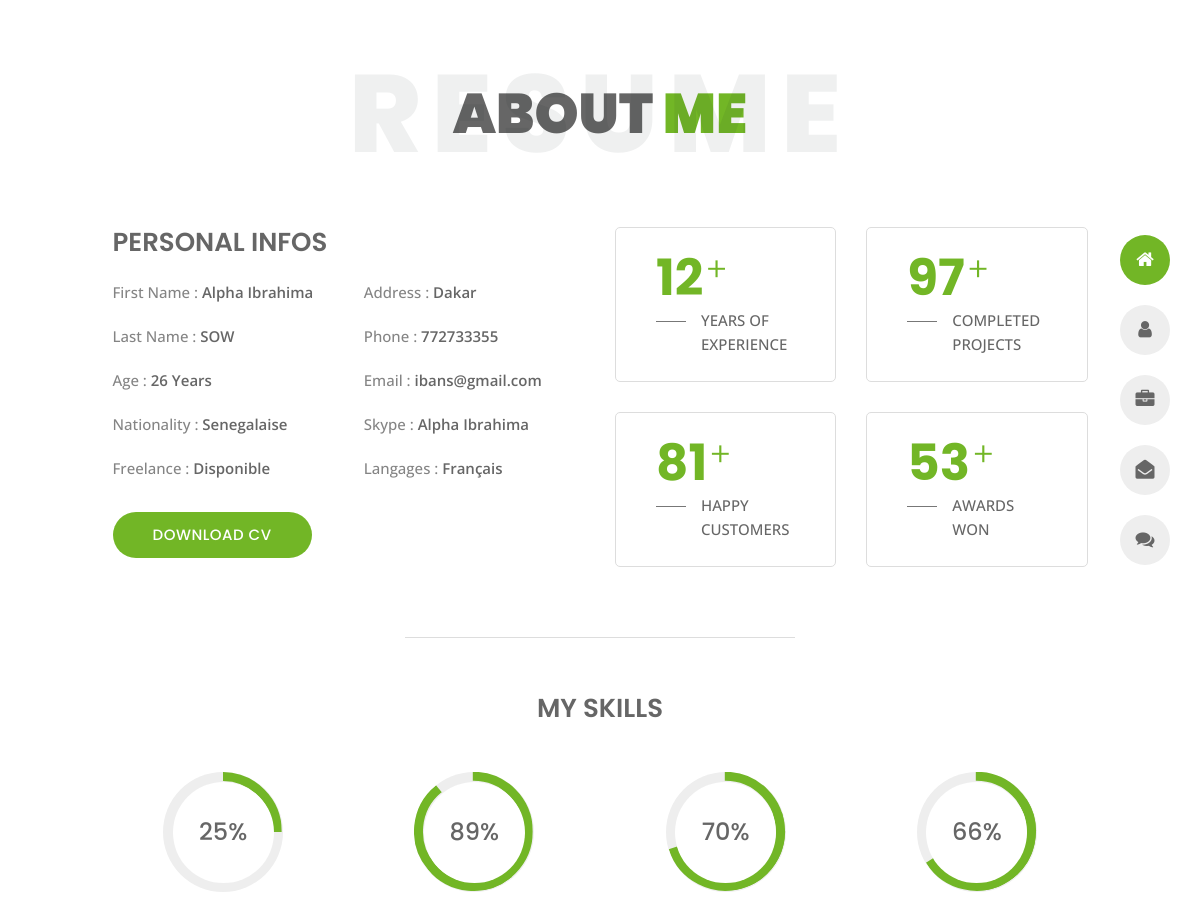
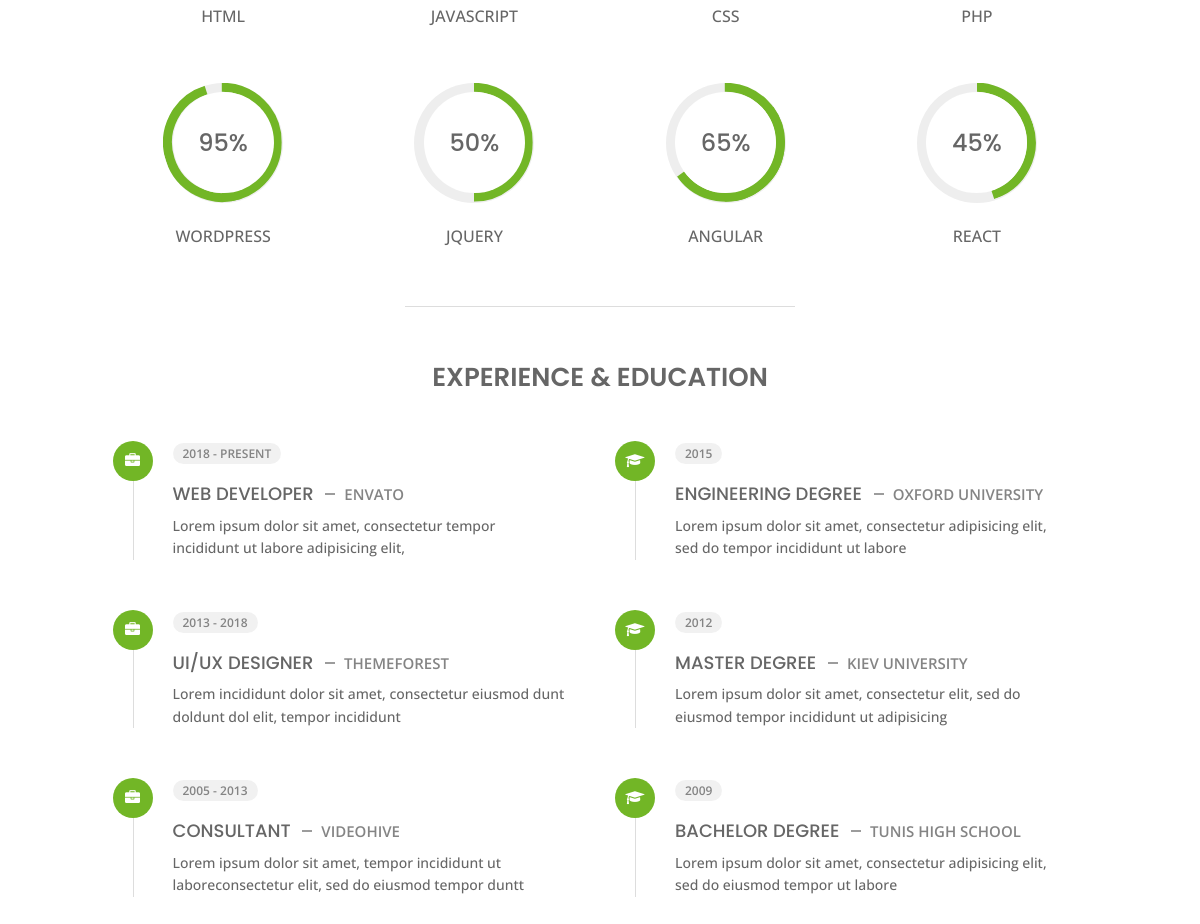
The page /about/ on the database its author committed (2 pictures, top to bottom).
### resume/models.py (models this page shows, shortened)
class Resume(models.Model):
    Age = models.CharField(max_length=30)
    Phone = models.CharField(max_length=15)
    Email = models.CharField(max_length=30)
    Skype = models.CharField(max_length=30)
    Address = models.CharField(max_length=30)
    Langages = models.CharField(max_length=30)
    LastName = models.CharField(max_length=30)
    FirstName = models.CharField(max_length=30)
    Nationality = models.CharField(max_length=30)
    Freelance = models.CharField(max_length=30, default="Disponible")

### resume/views.py (the view)
# urls.py: path('about/', views.about, name='about'),
def about(request):
    resume = Resume.objects.get(pk=1)
    return render(request, 'resume/about.html', {'resume':resume})

### resume/templates/resume/about.html (shortened to what this page needs)
{% extends 'resume/base.html' %}
{% block bodyClass %}
    about light
{% endblock bodyClass %}
{% block content %}
    <section class="title-section text-left text-sm-center revealator-slideup revealator-once revealator-delay1">
        <h1>ABOUT <span>ME</span></h1>
        <span class="title-bg">Resume</span>
    </section>
    <section class="main-content revealator-slideup revealator-once revealator-delay1">
        <div class="container">
            <div class="row">
                <div class="col-12 col-lg-5 col-xl-6">
                    <div class="row">
                        <div class="col-12">
                            <h3 class="text-uppercase custom-title mb-0 ft-wt-600">personal infos</h3>
                        </div>
                        <div class="col-6">
                            <ul class="about-list list-unstyled open-sans-font">
                                <li> <span class="title">first name :</span> <span class="value d-block d-sm-inline-block d-lg-block d-xl-inline-block">{{resume.FirstName}} </span> </li>
                                <li> <span class="title">last name :</span> <span class="value d-block d-sm-inline-block d-lg-block d-xl-inline-block">{{resume.LastName}}</span> </li>
                                <li> <span class="title">Age :</span> <span class="value d-block d-sm-inline-block d-lg-block d-xl-inline-block">{{resume.Age}} Years</span> </li>
                                <li> <span class="title">Nationality :</span> <span class="value d-block d-sm-inline-block d-lg-block d-xl-inline-block">{{resume.Nationality}}</span> </li>
                                <li> <span class="title">Freelance :</span> <span class="value d-block d-sm-inline-block d-lg-block d-xl-inline-block">{{resume.Freelance}}</span> </li>
                            </ul>
                        </div>
                        <div class="col-6">
                            <ul class="about-list list-unstyled open-sans-font">
                                <li> <span class="title">Address :</span> <span class="value d-block d-sm-inline-block d-lg-block d-xl-inline-block">{{resume.Address}}</span> </li>
                                <li> <span class="title">phone :</span> <span class="value d-block d-sm-inline-block d-lg-block d-xl-inline-block">{{resume.Phone}}</span> </li>
                                <li> <span class="title">Email :</span> <span class="value d-block d-sm-inline-block d-lg-block d-xl-inline-block">{{resume.Email}}</span> </li>
                                <li> <span class="title">Skype :</span> <span class="value d-block d-sm-inline-block d-lg-block d-xl-inline-block">{{resume.Skype}}</span> </li>
                                <li> <span class="title">langages :</span> <span class="value d-block d-sm-inline-block d-lg-block d-xl-inline-block">{{resume.Langages}}</span> </li>
                            </ul>
                        </div>
                        <div class="col-12 mt-3">
                            <a href="about.html" class="btn btn-download">Download CV</a>
                        </div>
                    </div>
                </div>
                <div class="col-12 col-lg-7 col-xl-6 mt-5 mt-lg-0">
                    <div class="row">
                        <div class="col-6">
                            <div class="box-stats with-margin">
                                <h3 class="poppins-font position-relative">12</h3>
                                <p class="open-sans-font m-0 position-relative text-uppercase">years of <span class="d-block">experience</span></p>
                            </div>
                        </div>
                        <div class="col-6">
                            <div class="box-stats with-margin">
                                <h3 class="poppins-font position-relative">97</h3>
                                <p class="open-sans-font m-0 position-relative text-uppercase">completed <span class="d-block">projects</span></p>
                            </div>
                        </div>
                        <div class="col-6">
                            <div class="box-stats">
                                <h3 class="poppins-font position-relative">81</h3>
                                <p class="open-sans-font m-0 position-relative text-uppercase">Happy<span class="d-block">customers</span></p>
                            </div>
                        </div>
                        <div class="col-6">
                            <div class="box-stats">
                                <h3 class="poppins-font position-relative">53</h3>
                                <p class="open-sans-font m-0 position-relative text-uppercase">awards <span class="d-block">won</span></p>
                            </div>
                        </div>
                    </div>
                </div>
            </div>
            <hr class="separator">
            <div class="row">
                <div class="col-12">
                    <h3 class="text-uppercase pb-4 pb-sm-5 mb-3 mb-sm-0 text-left text-sm-center custom-title ft-wt-600">My Skills</h3>
                </div>
                <div class="col-6 col-md-3 mb-3 mb-sm-5">
                    <div class="c100 p25">
                        <span>25%</span>
                    </div>
                    <h6 class="text-uppercase open-sans-font text-center mt-2 mt-sm-4">html</h6>
                </div>
                <div class="col-6 col-md-3 mb-3 mb-sm-5">
                    <div class="c100 p89">
                        <span>89%</span>
                    </div>
                    <h6 class="text-uppercase open-sans-font text-center mt-2 mt-sm-4">javascript</h6>
                </div>
                <div class="col-6 col-md-3 mb-3 mb-sm-5">
                    <div class="c100 p70">
                        <span>70%</span>
                    </div>
                    <h6 class="text-uppercase open-sans-font text-center mt-2 mt-sm-4">css</h6>
                </div>
                <div class="col-6 col-md-3 mb-3 mb-sm-5">
                    <div class="c100 p66">
                        <span>66%</span>
                    </div>
                    <h6 class="text-uppercase open-sans-font text-center mt-2 mt-sm-4">php</h6>
                </div>
                <div class="col-6 col-md-3 mb-3 mb-sm-5">
                    <div class="c100 p95">
                        <span>95%</span>
                    </div>
                    <h6 class="text-uppercase open-sans-font text-center mt-2 mt-sm-4">wordpress</h6>
                </div>
                <div class="col-6 col-md-3 mb-3 mb-sm-5">
                    <div class="c100 p50">
                        <span>50%</span>
                    </div>
                    <h6 class="text-uppercase open-sans-font text-center mt-2 mt-sm-4">jquery</h6>
                </div>
                <div class="col-6 col-md-3 mb-3 mb-sm-5">
                    <div class="c100 p65">
                        <span>65%</span>
                    </div>
                    <h6 class="text-uppercase open-sans-font text-center mt-2 mt-sm-4">angular</h6>
                </div>
                <div class="col-6 col-md-3 mb-3 mb-sm-5">
                    <div class="c100 p45">
                        <span>45%</span>
                    </div>
                    <h6 class="text-uppercase open-sans-font text-center mt-2 mt-sm-4">react</h6>
                </div>
            </div>
            <hr class="separator mt-1">
            <div class="row">
                <div class="col-12">
                    <h3 class="text-uppercase pb-5 mb-0 text-left text-sm-center custom-title ft-wt-600">Experience <span>&</span> Education</h3>
                </div>
                <div class="col-lg-6 m-15px-tb">
                    <div class="resume-box">
                        <ul>
                            <li>
                                <div class="icon">
                                    <i class="fa fa-briefcase"></i>
                                </div>
                                <span class="time open-sans-font text-uppercase">2018 - Present</span>
                                <h5 class="poppins-font text-uppercase">Web Developer <span class="place open-sans-font">Envato</span></h5>
                                <p class="open-sans-font">Lorem ipsum dolor sit amet, consectetur tempor incididunt ut labore adipisicing elit, </p>
                            </li>
                            <li>
                                <div class="icon">
                                    <i class="fa fa-briefcase"></i>
                                </div>
                                <span class="time open-sans-font text-uppercase">2013 - 2018</span>
                                <h5 class="poppins-font text-uppercase">UI/UX Designer <span class="place open-sans-font">Themeforest</span></h5>
                                <p class="open-sans-font">Lorem incididunt dolor sit amet, consectetur eiusmod dunt doldunt dol elit, tempor incididunt</p>
                            </li>
                            <li>
                                <div class="icon">
                                    <i class="fa fa-briefcase"></i>
                                </div>
                                <span class="time open-sans-font text-uppercase">2005 - 2013</span>
                                <h5 class="poppins-font text-uppercase">Consultant <span class="place open-sans-font">Videohive</span></h5>
                                <p class="open-sans-font">Lorem ipsum dolor sit amet, tempor incididunt ut laboreconsectetur elit, sed do eiusmod tempor duntt</p>
                            </li>
                        </ul>
                    </div>
                </div>
                <div class="col-lg-6 m-15px-tb">
                    <div class="resume-box">
                        <ul>
                            <li>
                                <div class="icon">
                                    <i class="fa fa-graduation-cap"></i>
                                </div>
                                <span class="time open-sans-font text-uppercase">2015</span>
                                <h5 class="poppins-font text-uppercase">Engineering Degree <span class="place open-sans-font">Oxford University</span></h5>
                                <p class="open-sans-font">Lorem ipsum dolor sit amet, consectetur adipisicing elit, sed do tempor incididunt ut labore</p>
                            </li>
                            <li>
                                <div class="icon">
                                    <i class="fa fa-graduation-cap"></i>
                                </div>
                                <span class="time open-sans-font text-uppercase">2012</span>
                                <h5 class="poppins-font text-uppercase">Master Degree <span class="place open-sans-font">Kiev University</span></h5>
                                <p class="open-sans-font">Lorem ipsum dolor sit amet, consectetur elit, sed do eiusmod tempor incididunt ut adipisicing</p>
                            </li>
                            <li>
                                <div class="icon">
                                    <i class="fa fa-graduation-cap"></i>
                                </div>
                                <span class="time open-sans-font text-uppercase">2009</span>
                                <h5 class="poppins-font text-uppercase">Bachelor Degree <span class="place open-sans-font">Tunis High School</span></h5>
                                <p class="open-sans-font">Lorem ipsum dolor sit amet, consectetur adipisicing elit, sed do eiusmod tempor ut labore</p>
                            </li>
                        </ul>
                    </div>
                </div>
            </div>
        </div>
    </section>
{% endblock content %}

### resume/static/css/circle.css (style rules this page uses)
.c100 { position: relative; font-size: 120px; width: 1em; height: 1em; border-radius: 50%; float: left; margin: 0 0.1em 0.1em 0; background-color: #cccccc; }
.c100 *, .c100 *:before, .c100 *:after { -webkit-box-sizing: content-box; -moz-box-sizing: content-box; box-sizing: content-box; }
.c100 > span { position: absolute; width: 100%; z-index: 1; left: 0; top: 0; width: 5em; line-height: 5em; font-size: 0.2em; color: #cccccc; display: block; text-align: center; white-space: nowrap; -webkit-transition-property: all; -moz-transition-property: all; -o-transition-property: all; transition-property: all; -webkit-transition-duration: 0.2s; -moz-transition-duration: 0.2s; -o-transition-duration: 0.2s; transition-duration: 0.2s; -webkit-transition-timing-function: ease-out; -moz-transition-timing-function: ease-out; -o-transition-timing-function: ease-out; transition-timing-function: ease-out; }
.c100:after { position: absolute; top: 0.08em; left: 0.08em; display: block; content: " "; border-radius: 50%; background-color: #f5f5f5; width: 0.84em; height: 0.84em; -webkit-transition-property: all; -moz-transition-property: all; -o-transition-property: all; transition-property: all; -webkit-transition-duration: 0.2s; -moz-transition-duration: 0.2s; -o-transition-duration: 0.2s; transition-duration: 0.2s; -webkit-transition-timing-function: ease-in; -moz-transition-timing-function: ease-in; -o-transition-timing-function: ease-in; transition-timing-function: ease-in; }

### resume/static/css/skins/green.css (style rules this page uses)
.home h1, .about .box-stats h3, .title-section h1 span, #menu li.active a, body.light #menu li.active a, .blog .post-container:hover .post-content .entry-header h3 a, .blog .post-content .entry-header h3 a:hover, .contact .custom-span-contact i, .portfolio .slideshow figcaption h3, .portfolio .slideshow a, .portfolio .grid figure:hover figcaption, .blog-post .meta i { color: #72b626; }
.about .resume-box .icon, .contact ul.social li a:hover, body.light.contact ul.social li a:hover, .preloader .loader, .blog .page-link:hover, .blog .page-item.active .page-link, body.light.blog .page-link:hover, body.light.blog .page-item.active .page-link, .portfolio .grid li figure div, .header ul.icon-menu li.icon-box.active, .header ul.icon-menu li.icon-box:hover, body.light .header ul.icon-menu li.icon-box.active, body.light .header ul.icon-menu li.icon-box:hover, .btn, .header .icon-box h2, .home .color-block, .title-section hr, .portfolio .slideshow .carousel-indicators li.active { background-color: #72b626; }

### rows shown on the page
Resume: FirstName "Alpha Ibrahima", LastName "SOW", Age "26", Nationality "Senegalaise", Freelance "Disponible", Address "Dakar", Phone "772733355", Email "ibans@gmail.com", Skype "Alpha Ibrahima", Langages "Français"
